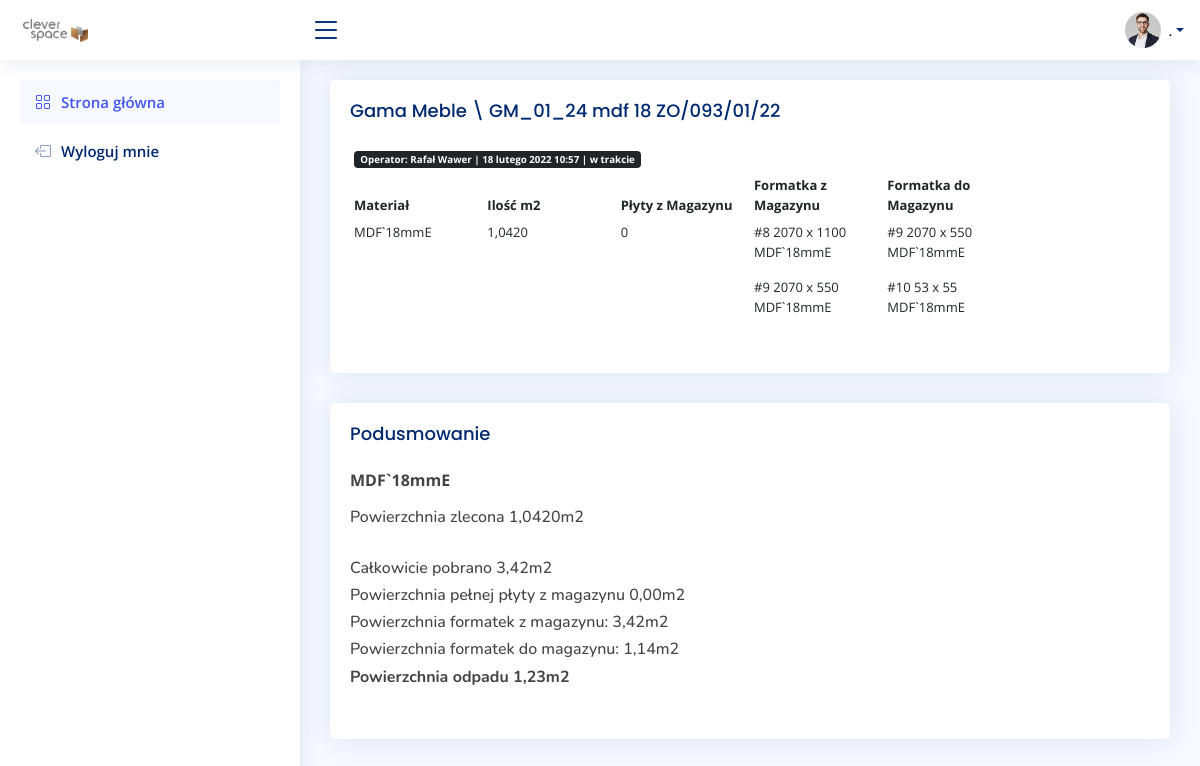
The page /stock/production/5/detail on the database its author committed.
### stock/models.py (models this page shows, shortened)
class Production(models.Model):
    PREPARATION = 0
    DONE = 1
    STATUS = (
        (PREPARATION, 'w trakcie'),
        (DONE, 'zakończone'),
    )
    user = models.ForeignKey(settings.AUTH_USER_MODEL, on_delete=models.CASCADE)
    order = models.CharField(max_length=255)
    date = models.DateTimeField(auto_now_add=True)
    status = models.SmallIntegerField(choices=STATUS, default=PREPARATION)

class ProductionMaterial(models.Model):
    production = models.ForeignKey(Production, on_delete=models.CASCADE)
    material = models.ForeignKey(Material, on_delete=models.CASCADE)
    area =  models.DecimalField(default=Decimal('0.000'), decimal_places=4, blank=False, max_digits=10)
    quantity = models.SmallIntegerField(default=0, blank=False, null=False)
    comments = models.TextField(blank=True, null=True)
    def sum_area(self):
        return self.quantity * float(self.material.material_area)
    def stock_area(self):
        material = ProductionMaterial.objects.get(id=self.id)
        stock_area = 0
        for stock in material.stocks.all():
            result = stock.length * stock.width / 1000000
            stock_area += result
        return stock_area
    def stockIn_area(self):
        material = ProductionMaterial.objects.get(id=self.id)
        self.stockIn_area = 0
        for stock in material.productionstockin_set.all():
            result = stock.length * stock.width / 1000000
            self.stockIn_area += result
        return self.stockIn_area
    def total_area(self):
        material = ProductionMaterial.objects.get(id=self.id)
        total_area = 0
        for stock in material.stocks.all():
            result = stock.length * stock.width / 1000000
            total_area += result
        return total_area + self.quantity * float(self.material.material_area)
    def waste(self):
        material = ProductionMaterial.objects.get(id=self.id)
        total_area = 0 + self.quantity * float(self.material.material_area)
        for stock in material.stocks.all():
            result = stock.length * stock.width / 1000000
            total_area += result
        return abs(float(self.area) - total_area + self.stockIn_area)

class ProductionStock(models.Model):
    number = models.IntegerField(null=True)
    productionMaterial = models.ForeignKey(ProductionMaterial, on_delete=models.CASCADE, related_name="stocks")
    length = IntegerRangeField(min_value=50, max_value=2800)
    width = IntegerRangeField(min_value=50, max_value=2070)
    material = models.ForeignKey(Material, on_delete=models.CASCADE)

class ProductionStockIn(models.Model):
    number = models.IntegerField(null=True)
    productionMaterial = models.ForeignKey(ProductionMaterial, on_delete=models.CASCADE)
    length = IntegerRangeField(min_value=50, max_value=2800)
    width = IntegerRangeField(min_value=50, max_value=2070)
    material = models.ForeignKey(Material, on_delete=models.CASCADE)

### account/models.py (models this page shows, shortened)
class UserBase(AbstractBaseUser, PermissionsMixin):
    email = models.EmailField(unique=True)
    first_name = models.CharField(max_length=150, blank=True)
    last_name = models.CharField(max_length=150, blank=True)
    phone_number = models.CharField(max_length=15, blank=True)
    postcode = models.CharField(max_length=12, blank=True)
    address_line_1 = models.CharField(max_length=150, blank=True)
    address_line_2 = models.CharField(max_length=150, blank=True)
    town_city = models.CharField(max_length=150, blank=True)
    is_active = models.BooleanField(default=True)
    is_staff = models.BooleanField(default=False)
    created = models.DateTimeField(auto_now_add=True)
    updated = models.DateTimeField(auto_now=True)
    objects = CustomAccountManager()
    USERNAME_FIELD = 'email'
    REQUIRED_FIELDS = ['first_name', 'last_name']
    class Meta:
        verbose_name = "Konto"
        verbose_name_plural = "Konta"

### order/models.py (models this page shows, shortened)
class Material(models.Model):
    short_name = models.CharField(max_length=255, blank=False, null=True)
    name = models.CharField(max_length=255, blank=False, null=True)
    quantity = models.SmallIntegerField(default=0, blank=False, null=True)
    material_area = models.DecimalField(default=Decimal('5.796'), decimal_places=4, blank=False, max_digits=10)
    class Meta:
        verbose_name = "materiał"
        verbose_name_plural = "materiały"
    def __str__(self):
        return self.short_name

### stock/views.py (the view)
# urls.py: path('production/<int:id>/detail', views.DetailProduction, name='detail-production'),
def DetailProduction(request, id):
    production = Production.objects.get(id=id)
    materials = production.productionmaterial_set.all()
    ctx = {
        'production': production,
        'materials': materials,
    }
    return render(request, 'stock/detail_production.html', ctx)

### stock/templates/stock/detail_production.html (shortened to what this page needs)
{% extends 'main.html' %}
{% block content %}
<div class="row">
  <div class="col-sm-12">
    <div class="card recent-sales">
      <div class="card-body">
       <h5 class="card-title">{{ production.order }} </h5>
       <div class="row">
         <div class="col-sm-12">
           <div class="table-responsive">
              <table class="table table-borderless table-hover table-sm text-start">
              <thead>
               <tr>
                <td colspan="6"><span class="badge {% if production.status == 1 %} bg-success  {% elif production.status == 0 %} bg-dark  {% endif %} ">
             Operator: {{ production.user.first_name }} {{ production.user.last_name }} | {{ production.date }} | {{ production.get_status_display}}</span></td>
              </tr>
                <tr>
                  <th scope="col">Materiał</th>
                  <th scope="col">Ilość m2</th>
                  <th scope="col">Płyty z Magazynu</th>
                  <th scope="col">Formatka z Magazynu</th>
                  <th scope="col">Formatka do Magazynu</th>
                </tr>
              </thead>
              <tbody>
                {% for material in materials %}
                <tr>
                  <td scope="col">{{ material.material }}</td>
                  <td scope="col">{{ material.area}}</td>
                  <td scope="col">{{ material.quantity }}</td>
                  <td scope="col" class="text-start">
                    {% for stock in material.stocks.all %}
                    <p>#{{ stock.id }} {{ stock.length }} x {{ stock.width }} {{ stock.material }}</p>
                    {% endfor %}
                  </td>
                  <td scope="col">
                    {% for stock in material.productionstockin_set.all %}
                    <p>#{{ stock.id }} {{ stock.length }} x {{ stock.width }} {{ stock.material }}</p>
                    {% endfor %}
                  </td>
                </tr>
                {% endfor %}
              </tbody>
              </table>
            </div>
          </div>
        </div>
      </div>
    </div>
  </div>
{% include 'stock/summary.html' %}
</div>
 {% endblock %}

### stock/templates/stock/summary.html
<div class="col-sm-12">
  <div class="card">
    <div class="card-body">
     <h5 class="card-title">Podusmowanie</h5>
     {% for material in materials %}
     <p class="fw-bold">{{ material.material }}</p>
     <h6>Powierzchnia zlecona {{ material.area}}m2 </h6></br>
     <h6>Całkowicie pobrano {{ material.total_area|floatformat:2 }}m2</h6>
     <h6>Powierzchnia pełnej płyty z magazynu {{ material.sum_area|floatformat:2 }}m2</h6>
     <h6>Powierzchnia formatek z magazynu: {{ material.stock_area|floatformat:2 }}m2</h6>
     <h6>Powierzchnia formatek do magazynu: {{ material.stockIn_area|floatformat:2 }}m2</h6>
     <h6 class="fw-bold">Powierzchnia odpadu {{ material.waste|floatformat:2 }}m2</h6>
     <br>
     {% endfor %}
   </div>
 </div>
</div>

### static/assets/css/style.css (style rules this page uses)
:root { scroll-behavior: smooth; }
body { font-family: "Open Sans", sans-serif; background: #f6f9ff; color: #444444; }
h1, h2, h3, h4, h5, h6 { font-family: "Nunito", sans-serif; }
.card { margin-bottom: 30px; border: none; border-radius: 5px; box-shadow: 0px 0 30px rgba(1, 41, 112, 0.1); overflow: hidden; }
.card-title { padding: 20px 0 15px 0; font-size: 18px; font-weight: 500; color: #012970; font-family: "Poppins", sans-serif; }
.card-body { padding: 0 20px 20px 20px; }
.table { text-align: center; font-size: small; }
table { table-layout: fixed; word-wrap: break-word; }

### rows shown on the page
Production: order "Gama Meble \\ GM_01_24 mdf 18 ZO/093/01/22", user.first_name "Rafał", user.last_name "Wawer", date "18 lutego 2022 10:57", status "w trakcie"
ProductionMaterial: material "MDF`18mmE", area "1,0420", quantity "0", total_area "3,42", sum_area "0,00", stock_area "3,42", stockIn_area "1,14", waste "1,23"
ProductionStock: id "8", length "2070", width "1100", material "MDF`18mmE"
ProductionStock: id "9", length "2070", width "550", material "MDF`18mmE"
ProductionStockIn: id "9", length "2070", width "550", material "MDF`18mmE"
ProductionStockIn: id "10", length "53", width "55", material "MDF`18mmE"
